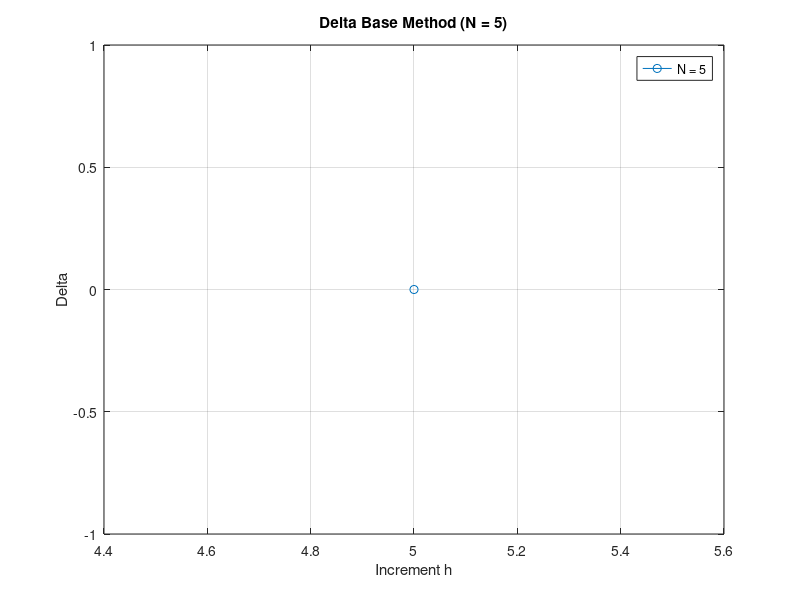

The MATLAB source for this figure: (Note: this script raises an error after producing the figure.)
clear all;
clc;
close all;

%% MONTE CARLO OPTION PRICING METHOD

% This script implements the Monte Carlo method for pricing European call options
% using the Black-Scholes model. The delta of the option is also calculated 
% using finite difference approximations.

%% INPUT PARAMETERS

% Input initial data for option pricing
S0 = input('Enter the initial price of the asset S0: '); % Initial price of the underlying asset
K = input('Enter the strike price K: '); % Strike price of the call option
r = input('Enter the risk-free interest rate r: '); % Annual risk-free interest rate
sigma = input('Enter the volatility sigma: '); % Annual volatility of the underlying asset
T = input('Enter the maturity time T (in years): '); % Time until the option expiration in years
N_values = input('Enter a vector with sample sizes N (e.g. [100 1000 10000]): '); % Vector containing sample sizes to analyze
h_values = input('Enter a vector with increment values h (e.g. [0.01 0.001 0.0001]): '); % Vector containing increment values for delta calculation

num_h = length(h_values); % Number of increments h to analyze
num_N = length(N_values); % Number of sample sizes to analyze

%% MONTE CARLO BASE METHOD

% Create a matrix to store delta values calculated with the base method
Valori_delta_base = zeros(num_h, num_N); 

% Calculate DELTA for each combination of increments h and sample sizes N
for j = 1:num_h
    h = h_values(j); % Select the current increment h for the iteration
    
    for n_idx = 1:num_N
        N = N_values(n_idx); % Select the number of trajectories to simulate for this iteration
        delta_values = zeros(N, 1); % Vector to store delta values calculated for each trajectory

        for k = 1:N
            Z = randn; % Generate a random number from a standard normal distribution
            
            % Calculate the price of the underlying S using the Black-Scholes model formula
            S = S0 * exp((r - 0.5 * sigma^2) * T + sigma * sqrt(T) * Z); 
            % Calculate the price of the underlying S_h with an increment h
            S_h = (S0 + h) * exp((r - 0.5 * sigma^2) * T + sigma * sqrt(T) * Z); 
            
            % Calculate the discounted payoff at the risk-free rate for the call option
            V = max(S - K, 0) * exp(-r * T); % Payoff of the call option for S
            V_h = max(S_h - K, 0) * exp(-r * T); % Payoff of the call option for S_h
            
            % Calculate the delta for the current trajectory using the finite difference formula
            delta_values(k) = (V_h - V) / h;
        end
        
        % Calculate the mean of deltas for the current increment h and save in the matrix
        Valori_delta_base(j, n_idx) = mean(delta_values); 
    end
end

%% RESULTS DISPLAY

% Display results for the base method
disp('Calculated Delta Values:');
disp(Valori_delta_base); % Print delta values calculated

%% PLOTTING RESULTS

% Create plots for the base method
figure('Name', 'Base Monte Carlo Method'); % Create a new figure for the plot
for n_idx = 1:num_N
    subplot(num_N, 1, n_idx); % Create a subplot for each sample size
    plot(h_values, Valori_delta_base(:, n_idx), 'o-', 'DisplayName', ['N = ', num2str(N_values(n_idx))]); % Plot delta vs increment h
    title(['Delta Base Method (N = ', num2str(N_values(n_idx)), ')']); % Title for the subplot
    xlabel('Increment h'); % X-axis label
    ylabel('Delta'); % Y-axis label
    legend('show'); % Show legend
    grid on; % Enable grid in the plot
end
sgtitle('Delta Results for the Monte Carlo Method'); % Global title for the figure